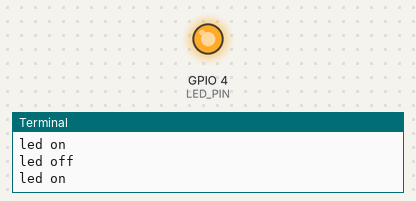
This program was run on a simulated Raspberry Pi (BCM pin numbers). Parts: output pins drawn as LEDs (lit = HIGH), the last lines printed to the terminal. At 5.5 s the program stops and its outputs stay as they are.

Above: at 1.65 s.
At 5.1 s:
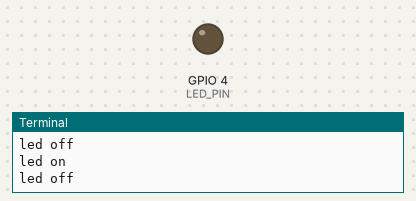
Timing chart, 0 to 6.6 s (numbered marks = the images above):
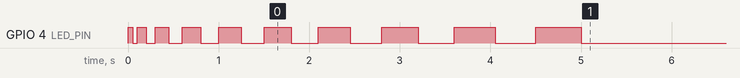

The program:

led_blink.py
```python
import RPi.GPIO as GPIO
import time

LED_PIN = 4
GPIO.setmode(GPIO.BCM) #BCM pin번호를 따르겠다는 의미
GPIO.setup(LED_PIN, GPIO.OUT)

for i in range(1, 11):
    GPIO.output(LED_PIN, GPIO.HIGH)
    print("led on")
    time.sleep(0.05*i)
    GPIO.output(LED_PIN, GPIO.LOW)
    print("led off")
    time.sleep(0.05*i)

GPIO.cleanup() #pin 초기화
```
